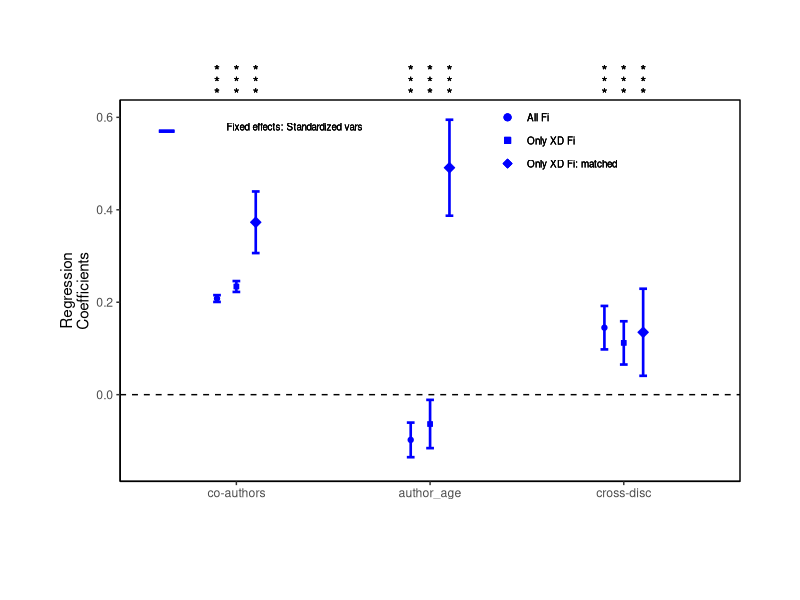

The R script that drew this image:
library(ggplot2)
library(dplyr)
library(forcats)

df_all <- data.frame(parameters = c("co-authors", "author_age", "cross-disc"),
                 fe_standardized = c(0.208, -0.0978, 0.145),
                 fe_stand_error = c(0.00365, 0.0187, 0.0235))

df_xd <- data.frame(parameters = c("co-authors", "author_age", "cross-disc"),
                 fe_standardized = c(0.234, -0.0635, 0.112),
                 fe_stand_error = c(0.00588, 0.0261, 0.0234))

df_matched <- data.frame(parameters = c("co-authors", "author_age", "cross-disc"),
                      fe_standardized = c(0.373, 0.491, 0.135),
                      fe_stand_error = c(0.0333, 0.0519, 0.0471))


fig5B <- ggplot(df_xd, aes(x=parameters, y=fe_standardized))

fig5B + 
  geom_point(data = df_xd, 
             colour = "blue", size = 1.5, shape = 22, fill = "blue") +
  geom_errorbar(aes(ymin = fe_standardized + fe_stand_error * 2, 
                    ymax = fe_standardized - fe_stand_error * 2),
                width=0.04, colour = "blue", size=0.9) +
  
  geom_point(data = df_all, 
             aes(x = c(0.9, 1.9, 2.9), y=fe_standardized),
             colour = "blue", size = 1.5, shape = 21, fill = "blue") +
  geom_errorbar(data = df_all, 
                aes(x=c(0.9, 1.9, 2.9),
                    ymin = fe_standardized + fe_stand_error * 2, 
                    ymax = fe_standardized - fe_stand_error * 2), 
                width=0.04, colour = "blue", size=0.9) +

  geom_point(data = df_matched, 
           aes(x = c(1.1, 2.1, 3.1), y=fe_standardized),
           colour = "blue", size = 2.5, shape = 23, fill = "blue") +
  geom_errorbar(data = df_matched, 
                aes(x=c(1.1, 2.1, 3.1),
                    ymin = fe_standardized + fe_stand_error * 2, 
                    ymax = fe_standardized - fe_stand_error * 2), 
                width=0.04, colour = "blue", size=0.9) +
  
  aes(x = fct_inorder(parameters)) +
  coord_cartesian(ylim = c(-.15, .6), clip = 'off') +
  theme(plot.margin = unit(c(5,3,4,3), "lines"))  +
  geom_hline(yintercept=c(0,3), linetype="dashed") +
  
  theme(axis.line = element_line(colour = "black"),
        panel.background = element_blank(),
        panel.border = element_rect(colour = "black", fill=NA, size=.5)
  ) +
  
  labs(x = "", y = "Regression\nCoefficients") + 
  
  geom_text(aes(x=0.9,y=0.7,label="*")) +
  geom_text(aes(x=0.9,y=0.675,label="*")) +
  geom_text(aes(x=0.9,y=0.65,label="*")) +
  
  geom_text(aes(x=1.0,y=0.7,label="*")) +
  geom_text(aes(x=1.0,y=0.675,label="*")) +
  geom_text(aes(x=1.0,y=0.65,label="*")) +
  
  geom_text(aes(x=1.1,y=0.7,label="*")) +
  geom_text(aes(x=1.1,y=0.675,label="*")) +
  geom_text(aes(x=1.1,y=0.65,label="*")) +

  geom_text(aes(x=1.9,y=0.7,label="*")) +
  geom_text(aes(x=1.9,y=0.675,label="*")) +
  geom_text(aes(x=1.9,y=0.65,label="*")) +
  
  geom_text(aes(x=2.0,y=0.7,label="*")) +
  geom_text(aes(x=2.0,y=0.675,label="*")) +
  geom_text(aes(x=2.0,y=0.65,label="*")) +
  
  geom_text(aes(x=2.1,y=0.7,label="*")) +
  geom_text(aes(x=2.1,y=0.675,label="*")) +
  geom_text(aes(x=2.1,y=0.65,label="*")) +

  geom_text(aes(x=2.9,y=0.7,label="*")) +
  geom_text(aes(x=2.9,y=0.675,label="*")) +
  geom_text(aes(x=2.9,y=0.65,label="*")) +
  
  geom_text(aes(x=3.0,y=0.7,label="*")) +
  geom_text(aes(x=3.0,y=0.675,label="*")) +
  geom_text(aes(x=3.0,y=0.65,label="*")) +
  
  geom_text(aes(x=3.1,y=0.7,label="*")) +
  geom_text(aes(x=3.1,y=0.675,label="*")) +
  geom_text(aes(x=3.1,y=0.65,label="*")) +
  
  geom_text(size = 2.5, aes(x=1.3,y=0.58,
                            label="Fixed effects: Standardized vars")) +
  geom_segment(aes(x= 0.6,y=0.57,xend=0.68,yend=0.57), 
               size = 1.05, colour = "blue") +

  geom_text(size = 2.5, aes(x=2.5,y=0.6, label="All Fi"), hjust = 0) +
  geom_text(size = 2.5, aes(x=2.5,y=0.55, label="Only XD Fi"), hjust = 0) +
  geom_text(size = 2.5, aes(x=2.5,y=0.5, label="Only XD Fi: matched"), hjust = 0) +
  
  geom_point(aes(x = 2.4, y=.6),
             colour = "blue", size = 2, shape = 21, fill = "blue") +
  geom_point(aes(x = 2.4, y=.55),
             colour = "blue", size = 2, shape = 22, fill = "blue") +
  geom_point(aes(x = 2.4, y=.5),
             colour = "blue", size = 2, shape = 23, fill = "blue")

  
  
